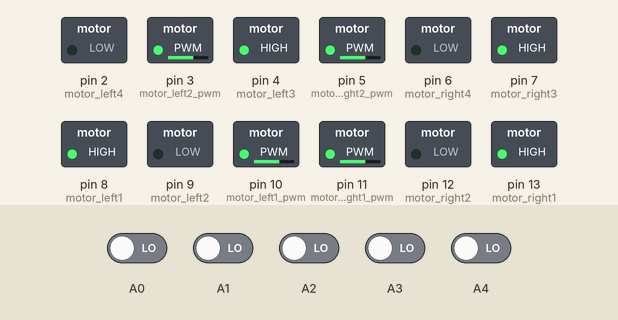
A sketch run on a simulated Arduino Uno, built with avr-gcc and run on an emulated ATmega328P. On the bench: switched loads named in the sketch (green lamp = pin HIGH). Inputs (shaded band) come from the test bench; at power-on: A0–4 LOW.

Above: at 4.8 s.
4.9 s: A0 driven HIGH and A1 driven HIGH
At 6.3 s:
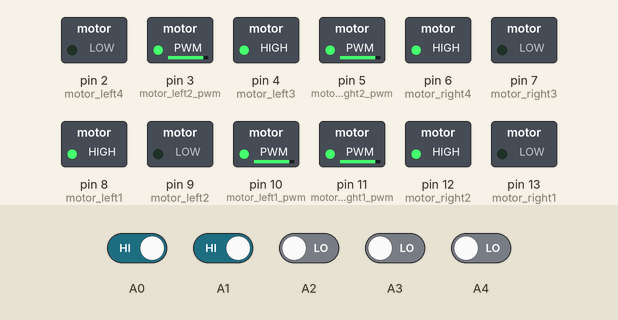
7.6 s: A4 driven HIGH
At 8.7 s:
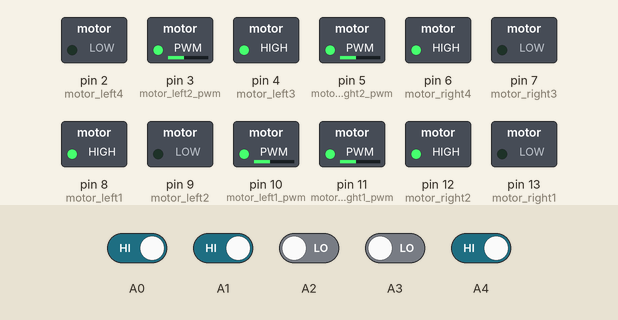
10.3 s: A2 driven HIGH
At 10.8 s:
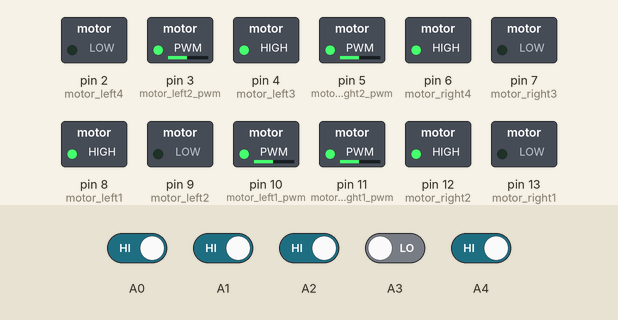
13.0 s: A3 driven HIGH
At 14.0 s:
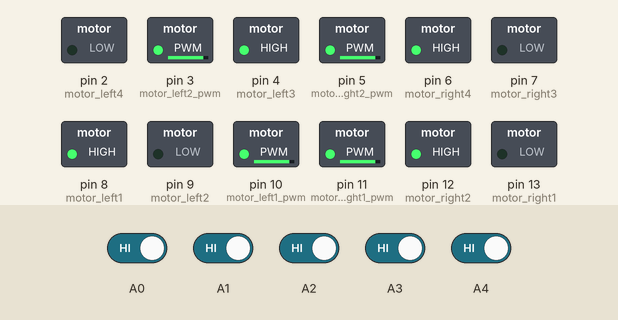
15.7 s: A0 driven LOW
At 16.1 s:
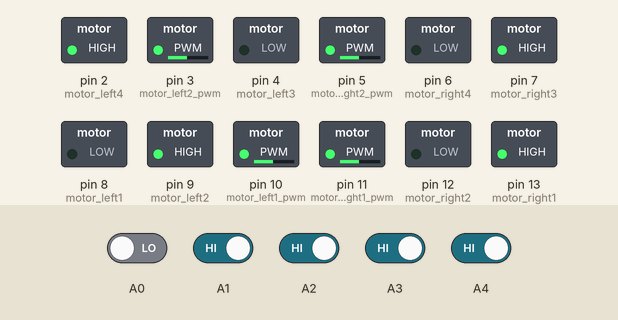
18.4 s: A0 driven HIGH
At 19.3 s:
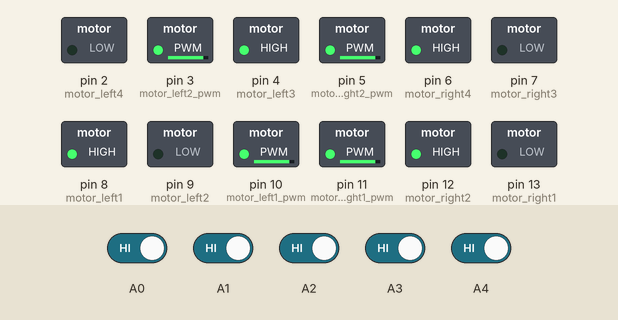
Timing chart, 0 to 21.4 s (numbered marks = the images above; inputs shaded):
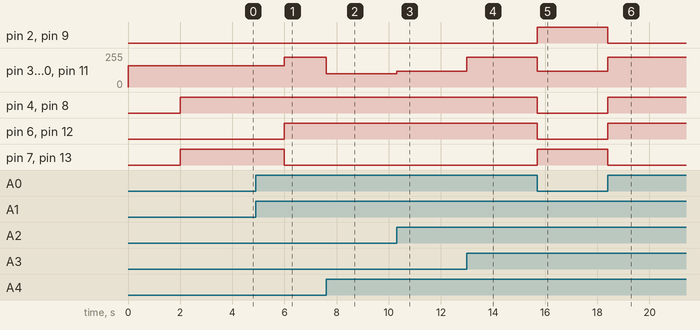

The sketch:

Line_Follower.ino
```cpp
/*
    * Information : A simple  line follower using five ir sensors algrothim to make the robot stay on the track .
    *               the pins from 13 to 2 is used to control the four motors through H-bridge ,ir sensors from A0 to A4
    *               (left to right)
    * Author      : Blue Team : Abdelrhman mosad , mohamed bassem
    * File name   : line_follower_v2
    * Date        : 27/8/2019
*/
#define BLACK 0
#define WHITE 1
#define INTIAL_SPEED 160
#define MAX_SPEED 225
#define MINI_SPEED 100
#define MID_SPEED 120
int flag;
int flag_right,flag_left ;
int check;
int irSensors[] = {A0, A1, A2, A3, A4}; //IR sensor pins
int irReadings[5];
//motor1
int motor_right1 = 13;
int motor_right2 = 12;
int motor_right1_pwm = 11 ;
//motor2
int motor_right3 = 7 ;
int motor_right4 = 6;
int motor_right2_pwm = 5 ;
//motor3
int motor_left1 = 8;
int motor_left2 = 9;
int motor_left1_pwm = 10 ;
//motor4
int motor_left3 = 4;
int motor_left4 = 2;
int motor_left2_pwm = 3 ;

int counter_of_points = 0 ;

void readIRSensors() {
  //Read the IR sensors and put the readings in irReadings array
  for (int pin = 0; pin < 5; pin++) {
    int pinNum = irSensors[pin];
    irReadings[pin] = digitalRead(pinNum);

  }
}
void move_left(){
  digitalWrite(motor_right1, HIGH);
  digitalWrite(motor_right2, LOW);
  digitalWrite(motor_right3, HIGH);
  digitalWrite(motor_right4, LOW);

  digitalWrite(motor_left1, LOW);
  digitalWrite(motor_left2, HIGH);
  digitalWrite(motor_left3, LOW);
  digitalWrite(motor_left4, HIGH);
  }
void move_right(){
  digitalWrite(motor_right1, LOW);
  digitalWrite(motor_right2, HIGH);
  digitalWrite(motor_right3, LOW);
  digitalWrite(motor_right4, HIGH);

  digitalWrite(motor_left1, HIGH);
  digitalWrite(motor_left2, LOW);
  digitalWrite(motor_left3, HIGH);
  digitalWrite(motor_left4, LOW);
  }
void move_forward(){
  digitalWrite(motor_right1, HIGH);
  digitalWrite(motor_right2, LOW);
  digitalWrite(motor_right3, HIGH);
  digitalWrite(motor_right4, LOW);


  digitalWrite(motor_left1, HIGH);
  digitalWrite(motor_left2, LOW);
  digitalWrite(motor_left3, HIGH);
  digitalWrite(motor_left4, LOW);
  }
void move_back(){
  digitalWrite(motor_right1, LOW);
  digitalWrite(motor_right2, HIGH);
  digitalWrite(motor_right3, LOW);
  digitalWrite(motor_right4, HIGH);

  digitalWrite(motor_left1, LOW);
  digitalWrite(motor_left2, HIGH);
  digitalWrite(motor_left3, LOW);
  digitalWrite(motor_left4, HIGH);
  }
void stop_moving(){
  digitalWrite(motor_right1, LOW);
  digitalWrite(motor_right2, LOW);
  digitalWrite(motor_right3, LOW);
  digitalWrite(motor_right4, LOW);

  digitalWrite(motor_left1, LOW);
  digitalWrite(motor_left2, LOW);
  digitalWrite(motor_left3, LOW);
  digitalWrite(motor_left4, LOW);
  }
void change_speed(int Speed){
  analogWrite(motor_right1_pwm , Speed);
  analogWrite(motor_right2_pwm , Speed);
  analogWrite(motor_left1_pwm , Speed);
  analogWrite(motor_left2_pwm , Speed);
  }

void setup() {
  //Declare all IR sensors as inputs
  for (int pin = 0; pin < 5; pin++) {
    int pinNum = irSensors[pin];
    pinMode(pinNum, INPUT);
  }

  pinMode(motor_right1, OUTPUT);
  pinMode(motor_right2, OUTPUT);
  pinMode(motor_right1_pwm , OUTPUT);

  pinMode(motor_right3, OUTPUT);
  pinMode(motor_right4, OUTPUT);
  pinMode(motor_right2_pwm , OUTPUT);

  pinMode(motor_left1, OUTPUT);
  pinMode(motor_left2, OUTPUT);
  pinMode(motor_left1_pwm , OUTPUT);

  pinMode(motor_left3, OUTPUT);
  pinMode(motor_left4, OUTPUT);
  pinMode(motor_left2_pwm , OUTPUT);

  change_speed(INTIAL_SPEED);
}

void loop() {
   readIRSensors();
  // The idael case
  if((irReadings[0] == WHITE) && (irReadings[1] == WHITE)&&(irReadings[2] == BLACK)&& (irReadings[4] == WHITE)&&(irReadings[3] == WHITE)){
      change_speed(INTIAL_SPEED);
      move_forward();
      check = 0 ;
      flag_left = 0 ;
      flag_right = 0;}

  // has gone right
  else if((irReadings[0] == WHITE) && (irReadings[1] == BLACK)&&(irReadings[2] == WHITE)&& (irReadings[4] == WHITE)&&(irReadings[3] == WHITE)){
      change_speed(INTIAL_SPEED); move_left();}

  else if((irReadings[0] == BLACK) && (irReadings[1] == WHITE)&&(irReadings[2] == WHITE)&& (irReadings[4] == WHITE)&&(irReadings[3] == WHITE)){
     change_speed(MID_SPEED); move_left(); flag_left = 1;}

  // has gone left
  else if((irReadings[0] == WHITE) && (irReadings[1] == WHITE)&&(irReadings[2] == WHITE)&& (irReadings[4] == BLACK)&&(irReadings[3] == WHITE)){
      change_speed(INTIAL_SPEED); move_right();}

  else if((irReadings[0] == WHITE) && (irReadings[1] == WHITE)&&(irReadings[2] == WHITE)&& (irReadings[4] == WHITE)&&(irReadings[3] == BLACK)){
      change_speed(MID_SPEED); move_right(); flag_right = 1;}

  //sharp angel
  else if((irReadings[0] == WHITE) && (irReadings[1] == WHITE)&&(irReadings[2] == BLACK)&& (irReadings[4] == WHITE)&&(irReadings[3] == BLACK)){
      change_speed(MINI_SPEED); check = 1 ; }

  else if((irReadings[0] == WHITE) && (irReadings[1] == WHITE)&&(irReadings[2] == BLACK)&& (irReadings[4] == BLACK)&&(irReadings[3] == WHITE)){
       if( (check == 1 ) && (counter_of_points == 4) ) {move_right();}
       }

  // 90 angel
  else if((irReadings[0] == WHITE) && (irReadings[1] == WHITE)&&(irReadings[2] == BLACK)&& (irReadings[4] == BLACK)&&(irReadings[3] == BLACK)){
      change_speed(MAX_SPEED); move_right(); }

  else if((irReadings[0] == BLACK) && (irReadings[1] == BLACK)&&(irReadings[2] == BLACK)&& (irReadings[4] == WHITE)&&(irReadings[3] == WHITE)){
      change_speed(MAX_SPEED); move_left(); }

  //all white
  else if((irReadings[0] == WHITE) && (irReadings[1] == WHITE)&&(irReadings[2] == WHITE)&& (irReadings[4] == WHITE)&&(irReadings[3] == WHITE)){
      if(flag_right == 1){change_speed(MAX_SPEED); move_right();}
      else if (flag_left == 1){change_speed(MAX_SPEED); move_left();}
      else {change_speed(MINI_SPEED); move_forward();} }

  // all black
  else if((irReadings[0] == BLACK) && (irReadings[1] == BLACK)&&(irReadings[2] == BLACK)&& (irReadings[4] == BLACK)&&(irReadings[3] == BLACK)){
      counter_of_points++;
      delay(2000);  ///////////////////////////////////////
      change_speed(INTIAL_SPEED);
      move_forward();}

}
```

Measured:
- after the input at 4.9 s, pin 3 (motor_left2_pwm), pin 5 (motor_right2_pwm), pin 10 (motor_left1_pwm), pin 11 (motor_right1_pwm): 160/255 → 225/255 after 1.1 s; pin 6 (motor_right4), pin 12 (motor_right2): LOW → HIGH after 1.1 s; pin 7 (motor_right3), pin 13 (motor_right1): HIGH → LOW after 1.1 s
- after the input at 7.6 s, pin 3 (motor_left2_pwm), pin 5 (motor_right2_pwm), pin 10 (motor_left1_pwm), pin 11 (motor_right1_pwm): 225/255 → 100/255 at once
- after the input at 10.3 s, pin 3 (motor_left2_pwm), pin 5 (motor_right2_pwm), pin 10 (motor_left1_pwm), pin 11 (motor_right1_pwm): 100/255 → 120/255 at once
- after the input at 13.0 s, pin 3 (motor_left2_pwm), pin 5 (motor_right2_pwm), pin 10 (motor_left1_pwm), pin 11 (motor_right1_pwm): 120/255 → 225/255 at once
- after the input at 15.7 s, pin 2 (motor_left4): LOW → HIGH at once; pin 3 (motor_left2_pwm): 225/255 → 120/255 at once
- after the input at 18.4 s, pin 2 (motor_left4): HIGH → LOW at once; pin 3 (motor_left2_pwm): 120/255 → 225/255 at once
